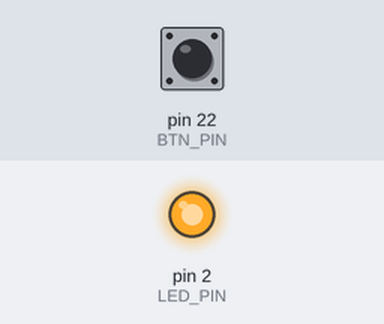
Recording of a sketch running on a simulated Arduino Mega 2560, built with avr-gcc and run on an emulated ATmega2560. On the bench: output pins drawn as LEDs (lit = HIGH). Inputs (shaded band) come from the test bench; at power-on: pin 22 (BTN_PIN) HIGH.

Above: at 0.1 s.
At 0.6 s:
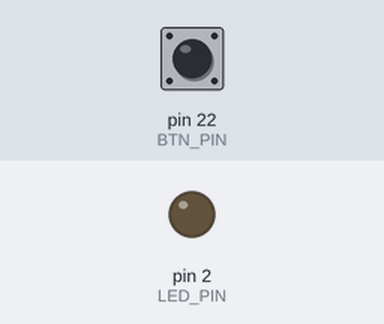
Timing chart, 0 to 2.1 s (numbered marks = the images above):
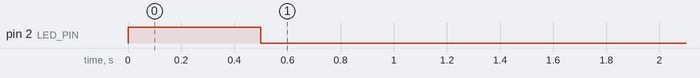

Measured:
- by itself, pin 2 (LED_PIN): LOW → HIGH at 0.00 s, → LOW 0.50 s later

The sketch:

Internal_PU_resitor.ino
```cpp
//**************************************************************//
//  Name    : Internal_PU_resistor
//  Author  : Jose Luis Figueroa
//  Date    : 17 Feb, 2021
//  Board   : Arduino
//  Version : 1.0
//  Notes   : Use internal pull up resistor to control a button
//**************************************************************//
//Pins
const uint8_t BTN_PIN = 22;
const uint8_t LED_PIN = 2;

//Variable
int btn_prev;

void setup()
{
    //Configure pins
    pinMode(BTN_PIN, INPUT_PULLUP);
    pinMode(LED_PIN, OUTPUT);

    //Set initial Led state
    digitalWrite(LED_PIN, LOW);
}

void loop()
{
    int btn_state;

    //Read button state
    btn_state = digitalRead(BTN_PIN);

    //Flash LED on rising edge (let go of button)
    if(btn_prev == LOW && btn_state == HIGH)
    {
        digitalWrite(LED_PIN, HIGH);
        delay(500);
        digitalWrite(LED_PIN, LOW);
    }

    //Remember button state for next iteration
    btn_prev = btn_state;
}
```
